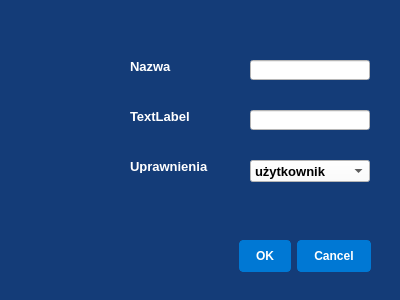
<?xml version="1.0" encoding="UTF-8"?>
<ui version="4.0">
 <class>Dialog</class>
 <widget class="QDialog" name="Dialog">
  <property name="geometry">
   <rect>
    <x>0</x>
    <y>0</y>
    <width>400</width>
    <height>300</height>
   </rect>
  </property>
  <property name="windowTitle">
   <string>Dialog</string>
  </property>
  <property name="styleSheet">
   <string notr="true">background-color:rgb(20,60,120);</string>
  </property>
  <widget class="QDialogButtonBox" name="buttonBox">
   <property name="geometry">
    <rect>
     <x>30</x>
     <y>240</y>
     <width>341</width>
     <height>32</height>
    </rect>
   </property>
   <property name="styleSheet">
    <string notr="true"> QPushButton {
        background-color: #0078d4;
        color: #ffffff;
        border: 1px solid #0078d4;
        border-radius: 4px;
        padding: 8px 16px;
        font-weight: bold;

    }
    QPushButton:hover {
        background-color: #106ebe;
    }
    QPushButton:pressed {
        background-color: #005a9e;
    }</string>
   </property>
   <property name="orientation">
    <enum>Qt::Horizontal</enum>
   </property>
   <property name="standardButtons">
    <set>QDialogButtonBox::Cancel|QDialogButtonBox::Ok</set>
   </property>
  </widget>
  <widget class="QLabel" name="label">
   <property name="geometry">
    <rect>
     <x>130</x>
     <y>60</y>
     <width>90</width>
     <height>13</height>
    </rect>
   </property>
   <property name="font">
    <font>
     <pointsize>10</pointsize>
     <weight>75</weight>
     <bold>true</bold>
    </font>
   </property>
   <property name="styleSheet">
    <string notr="true">color: #ffffff</string>
   </property>
   <property name="text">
    <string>Nazwa</string>
   </property>
  </widget>
  <widget class="QLabel" name="label_2">
   <property name="geometry">
    <rect>
     <x>130</x>
     <y>160</y>
     <width>90</width>
     <height>13</height>
    </rect>
   </property>
   <property name="font">
    <font>
     <pointsize>10</pointsize>
     <weight>75</weight>
     <bold>true</bold>
    </font>
   </property>
   <property name="styleSheet">
    <string notr="true">color: #ffffff</string>
   </property>
   <property name="text">
    <string>Uprawnienia</string>
   </property>
  </widget>
  <widget class="QLineEdit" name="lineEdit">
   <property name="geometry">
    <rect>
     <x>250</x>
     <y>60</y>
     <width>120</width>
     <height>20</height>
    </rect>
   </property>
   <property name="font">
    <font>
     <pointsize>10</pointsize>
     <weight>75</weight>
     <bold>true</bold>
    </font>
   </property>
   <property name="styleSheet">
    <string notr="true">background-color: #ffffff</string>
   </property>
  </widget>
  <widget class="QComboBox" name="comboBox">
   <property name="geometry">
    <rect>
     <x>250</x>
     <y>160</y>
     <width>120</width>
     <height>22</height>
    </rect>
   </property>
   <property name="font">
    <font>
     <pointsize>10</pointsize>
     <weight>75</weight>
     <bold>true</bold>
    </font>
   </property>
   <property name="styleSheet">
    <string notr="true">
#comboBox{
	background-color:#ffffff;
}</string>
   </property>
   <item>
    <property name="text">
     <string>użytkownik</string>
    </property>
   </item>
   <item>
    <property name="text">
     <string>administrator</string>
    </property>
   </item>
  </widget>
  <widget class="QLabel" name="label_3">
   <property name="geometry">
    <rect>
     <x>130</x>
     <y>110</y>
     <width>90</width>
     <height>13</height>
    </rect>
   </property>
   <property name="font">
    <font>
     <pointsize>10</pointsize>
     <weight>75</weight>
     <bold>true</bold>
    </font>
   </property>
   <property name="styleSheet">
    <string notr="true">color: #ffffff;</string>
   </property>
   <property name="text">
    <string>TextLabel</string>
   </property>
  </widget>
  <widget class="QLineEdit" name="lineEdit_2">
   <property name="geometry">
    <rect>
     <x>250</x>
     <y>110</y>
     <width>120</width>
     <height>20</height>
    </rect>
   </property>
   <property name="font">
    <font>
     <pointsize>10</pointsize>
     <weight>75</weight>
     <bold>true</bold>
    </font>
   </property>
   <property name="styleSheet">
    <string notr="true">background-color: #ffffff</string>
   </property>
  </widget>
 </widget>
 <resources/>
 <connections>
  <connection>
   <sender>buttonBox</sender>
   <signal>accepted()</signal>
   <receiver>Dialog</receiver>
   <slot>accept()</slot>
   <hints>
    <hint type="sourcelabel">
     <x>248</x>
     <y>254</y>
    </hint>
    <hint type="destinationlabel">
     <x>157</x>
     <y>274</y>
    </hint>
   </hints>
  </connection>
  <connection>
   <sender>buttonBox</sender>
   <signal>rejected()</signal>
   <receiver>Dialog</receiver>
   <slot>reject()</slot>
   <hints>
    <hint type="sourcelabel">
     <x>316</x>
     <y>260</y>
    </hint>
    <hint type="destinationlabel">
     <x>286</x>
     <y>274</y>
    </hint>
   </hints>
  </connection>
 </connections>
</ui>
